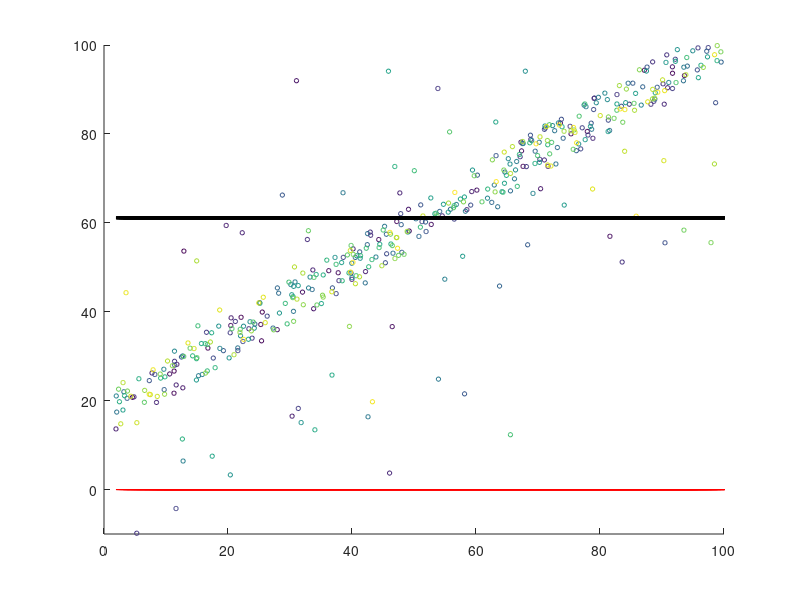

The MATLAB script that drew this image:
clc;
clear all;
close all;

%% Set Data
n = 500;
X = rand(n,1) * 100 + randn;
W = rand * 2;
Y = X * W + rand(n,1)*10;
outliers = rand(n,1) < 0.2;
Y(outliers) = Y(outliers) + randn(sum(outliers),1)*25;
Y = Y + randn * 10;
%% Hyper Parameter
C = 10;

%% Quadratic Programming
K = X * X';
H = K;
f = -Y;
A = [];
b = [];
Aeq = ones(1,n);
beq = 0;
lb = -C * ones(n,1);
ub = C * ones(n,1);

beta = quadprog(H, f, A, b, Aeq, beq, lb, ub);

%%
f_out = sum(beta .*  K)';
b = mean(Y - f_out);
w = sum(beta .* X);

%% Plot
c = linspace(1,10,length(X));
scatter(X, Y,10,c);
xlim([0 100])
ylim([-10 100])

hold on;
y = (w * X) + b;
plot(X,y,'k','LineWidth',2);
y1 = y + b;
plot(X,y1,'r');
y2 = y - b;
plot(X,y2,'r');